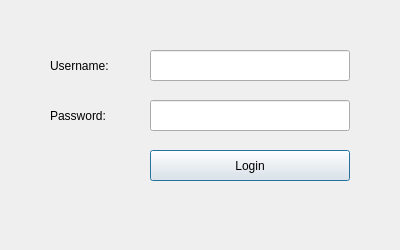
<?xml version="1.0" encoding="UTF-8"?>
<ui version="4.0">
 <class>Login</class>
 <widget class="QDialog" name="Login">
  <property name="geometry">
   <rect>
    <x>0</x>
    <y>0</y>
    <width>400</width>
    <height>250</height>
   </rect>
  </property>
  <property name="windowTitle">
   <string>Bus Ticket Login</string>
  </property>
  <widget class="QLabel" name="label_username">
   <property name="geometry">
    <rect>
     <x>50</x>
     <y>50</y>
     <width>81</width>
     <height>31</height>
    </rect>
   </property>
   <property name="text">
    <string>Username:</string>
   </property>
  </widget>
  <widget class="QLabel" name="label_password">
   <property name="geometry">
    <rect>
     <x>50</x>
     <y>100</y>
     <width>81</width>
     <height>31</height>
    </rect>
   </property>
   <property name="text">
    <string>Password:</string>
   </property>
  </widget>
  <widget class="QLineEdit" name="usernameInput">
   <property name="geometry">
    <rect>
     <x>150</x>
     <y>50</y>
     <width>200</width>
     <height>31</height>
    </rect>
   </property>
  </widget>
  <widget class="QLineEdit" name="passwordInput">
   <property name="geometry">
    <rect>
     <x>150</x>
     <y>100</y>
     <width>200</width>
     <height>31</height>
    </rect>
   </property>
   <property name="echoMode">
    <enum>QLineEdit::Password</enum>
   </property>
  </widget>
  <widget class="QPushButton" name="loginButton">
   <property name="geometry">
    <rect>
     <x>150</x>
     <y>150</y>
     <width>200</width>
     <height>31</height>
    </rect>
   </property>
   <property name="text">
    <string>Login</string>
   </property>
  </widget>
 </widget>
</ui>
